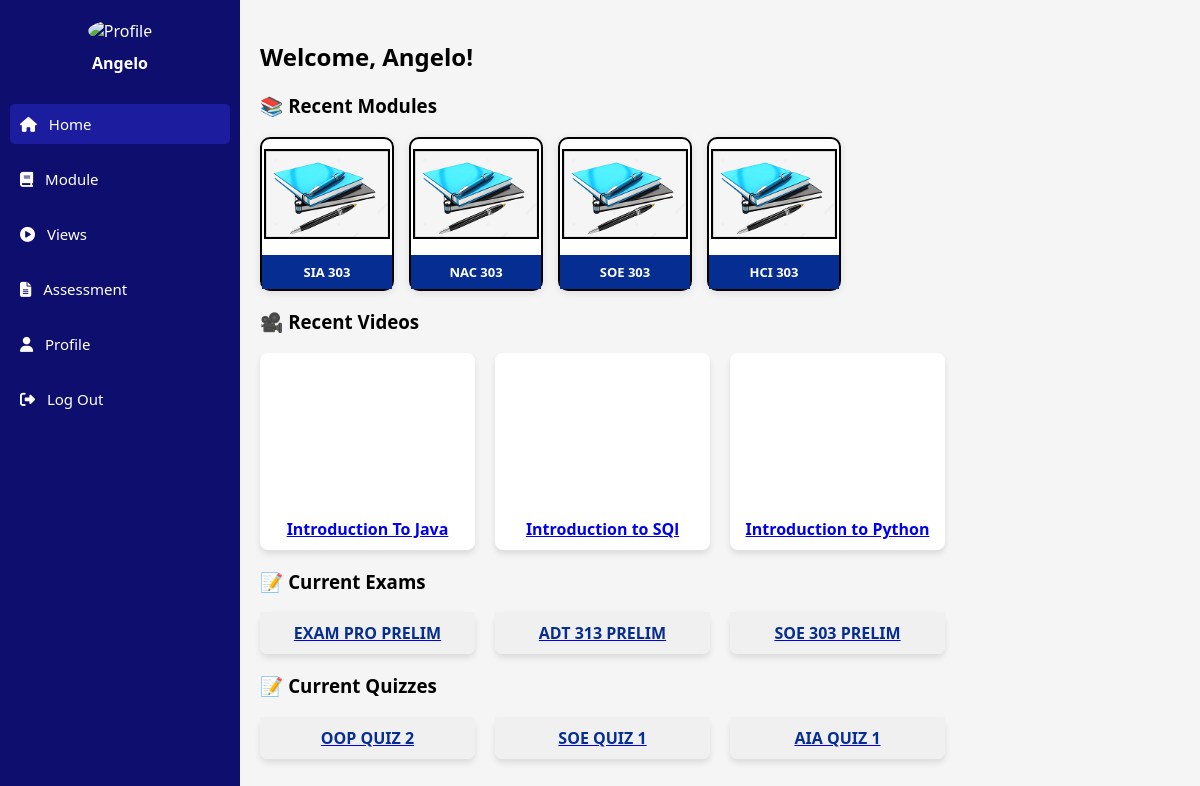
The page /student/dashboard.php (signed in) on the database its author committed.
### tables this page shows
CREATE TABLE `users` (
  `id` int(11) NOT NULL,
  `email` varchar(100) NOT NULL,
  `department` varchar(100) DEFAULT NULL,
  `password` varchar(255) NOT NULL,
  `role` enum('student','teacher','admin') DEFAULT 'student',
  `created_at` timestamp NOT NULL DEFAULT current_timestamp(),
  `status` enum('pending','approved','rejected') DEFAULT 'pending',
  `first_name` varchar(100) DEFAULT NULL,
  `middle_name` varchar(100) DEFAULT NULL,
  `last_name` varchar(100) DEFAULT NULL,
  `suffix_name` varchar(20) DEFAULT NULL,
  `course` varchar(50) DEFAULT NULL,
  `section` varchar(50) DEFAULT NULL,
  `sex` varchar(10) DEFAULT NULL,
  `year` varchar(10) DEFAULT NULL,
  `id_number` varchar(50) DEFAULT NULL,
  `reset_token` varchar(64) DEFAULT NULL,
  `reset_expiry` datetime DEFAULT NULL,
  `otp_code` varchar(10) DEFAULT NULL,
  `otp_expiry` datetime DEFAULT NULL,
  `department_id` int(11) DEFAULT NULL,
  `profile_pic` varchar(255) DEFAULT NULL,
  `otp_purpose` varchar(20) DEFAULT 'register'
);

CREATE TABLE `module_folders` (
  `id` int(11) NOT NULL,
  `folder_name` varchar(255) NOT NULL,
  `course` varchar(255) NOT NULL,
  `year` varchar(255) NOT NULL,
  `sections` text NOT NULL,
  `user_id` int(11) DEFAULT NULL,
  `folder_path` varchar(255) NOT NULL,
  `folder_code` varchar(20) DEFAULT NULL
);

CREATE TABLE `views` (
  `id` int(11) NOT NULL,
  `title` varchar(255) NOT NULL,
  `description` text DEFAULT NULL,
  `category` varchar(100) DEFAULT NULL,
  `video_path` varchar(255) NOT NULL,
  `likes` int(11) DEFAULT 0,
  `created_at` timestamp NOT NULL DEFAULT current_timestamp(),
  `course` varchar(255) NOT NULL
);

CREATE TABLE `exams` (
  `id` int(11) NOT NULL,
  `teacher_id` int(11) NOT NULL,
  `title` varchar(255) NOT NULL,
  `description` text DEFAULT NULL,
  `status` enum('Draft','Published') DEFAULT 'Draft',
  `created_at` timestamp NOT NULL DEFAULT current_timestamp(),
  `course_id` int(11) NOT NULL,
  `section_id` int(11) NOT NULL
);

CREATE TABLE `quizzes` (
  `id` int(11) NOT NULL,
  `teacher_id` int(11) NOT NULL,
  `title` varchar(255) NOT NULL,
  `description` text DEFAULT NULL,
  `status` enum('Draft','Published') DEFAULT 'Draft',
  `created_at` timestamp NOT NULL DEFAULT current_timestamp(),
  `updated_at` timestamp NOT NULL DEFAULT current_timestamp() ON UPDATE current_timestamp(),
  `course_id` int(11) NOT NULL,
  `section_id` int(11) NOT NULL,
  `year_level` varchar(50) DEFAULT NULL
);

### student/dashboard.php (the view, shortened to what this page needs)
<?php
require_once('../includes/db.php');
$student_id = $_SESSION['user_id'];
$student_query = "SELECT first_name, course, section FROM users WHERE id = ?";
$stmt = $conn->prepare($student_query);
$stmt->bind_param("i", $student_id);
$stmt->execute();
$stmt->bind_result($first_name, $course, $section);
$modules_query = "
    SELECT m.folder_name
    FROM module_folders m
    INNER JOIN student_modules sm ON sm.module_folder_id = m.id
    WHERE sm.student_id = ?
";
$modules_stmt = $conn->prepare($modules_query);
$modules_stmt->bind_param("i", $student_id);
$modules_stmt->execute();
$modules_result = $modules_stmt->get_result();
$videos_query = "
    SELECT v.id, v.title, v.video_path AS link
    FROM views v
    WHERE v.course = ?
";
$videos_stmt = $conn->prepare($videos_query);
$videos_stmt->bind_param("s", $course);
$videos_stmt->execute();
$videos_result = $videos_stmt->get_result();
$exams_query = "
    SELECT e.id, e.title
    FROM exams e
    JOIN course_year_section_exam cye ON e.id = cye.exam_id
    WHERE cye.course = ? AND cye.section_name = ?
";
$exams_stmt = $conn->prepare($exams_query);
$exams_stmt->bind_param("ss", $course, $section);
$exams_stmt->execute();
$exams_result = $exams_stmt->get_result();
$quizzes_query = "
    SELECT q.id, q.title
    FROM quizzes q
    JOIN course_year_section_quiz cysq ON q.id = cysq.quiz_id
    WHERE cysq.course = ? AND cysq.section_name = ?
";
$quizzes_stmt = $conn->prepare($quizzes_query);
$quizzes_stmt->bind_param("ss", $course, $section);
$quizzes_stmt->execute();
$quizzes_result = $quizzes_stmt->get_result();
?>
<!DOCTYPE html>
<html lang="en">
<head>
    <link rel="stylesheet" href="../assets/css/student_dashboard.css">
    <link rel="stylesheet" href="https://cdnjs.cloudflare.com/ajax/libs/font-awesome/6.4.0/css/all.min.css">
</head>
<body>
    <div class="dashboard-container">
        <aside class="sidebar">
            <div class="profile-section">
                <img src="../assets/images/profile.png" alt="Profile" class="profile-pic">
                <h4><?= htmlspecialchars($first_name) ?></h4>
            </div>
            <nav class="nav-links">
                <a href="dashboard.php" class="active"><i class="fas fa-home"></i> Home</a>
                <a href="modules.php"><i class="fas fa-book"></i> Module</a>
                <a href="views.php"><i class="fas fa-play-circle"></i> Views</a>
                <a href="assessment.php"><i class="fas fa-file-alt"></i> Assessment</a>
                <a href="profile.php"><i class="fas fa-user"></i> Profile</a>
                <a href="../auth/logout.php"><i class="fas fa-sign-out-alt"></i> Log Out</a>
            </nav>
        </aside>
        <main class="main-content">
            <h2>Welcome, <?= htmlspecialchars($first_name) ?>!</h2>
            <section class="modules-section">
                <h3>📚 Recent Modules</h3>
                <div class="home-module-grid">
                    <?php if ($modules_result->num_rows > 0): ?>
                        <?php while ($row = $modules_result->fetch_assoc()): ?>
                            <div class="module-card">
                                <img src="../assets/images/module_book.png" alt="Module Icon">
                                <div class="module-title"><?= htmlspecialchars($row['folder_name']) ?></div>
                            </div>
                        <?php endwhile; ?>
                    <?php else: ?>
                        <p>No modules assigned yet.</p>
                    <?php endif; ?>
                </div>
            </section>
            <section class="videos-section">
                <h3>🎥 Recent Videos</h3>
                <div class="video-cards-container">
                    <?php if ($videos_result->num_rows > 0): ?>
                        <?php while ($video = $videos_result->fetch_assoc()): ?>
                            <div class="video-card">
                                <a href="view_video.php?id=<?= htmlspecialchars($video['id']) ?>" class="video-link">
                                    <div class="video-thumbnail">
                                        <video muted>
                                            <source src="http://localhost/learnit/uploads/videos/<?= htmlspecialchars($video['link']) ?>" type="video/mp4">
                                        </video>
                                    </div>
                                    <div class="video-title"><?= htmlspecialchars($video['title']) ?></div>
                                </a>
                            </div>
                        <?php endwhile; ?>
                    <?php else: ?>
                        <p>No videos assigned to your course yet.</p>
                    <?php endif; ?>
                </div>
            </section>
            <section class="exams-section">
                <h3>📝 Current Exams</h3>
                <div class="home-exam-grid">
                    <?php if ($exams_result->num_rows > 0): ?>
                        <?php while ($exam = $exams_result->fetch_assoc()): ?>
                            <div class="exam-card">
                                <a href="answer_exam.php?exam_id=<?= $exam['id'] ?>" class="exam-link">
                                    <div class="exam-title"><?= htmlspecialchars($exam['title']) ?></div>
                                </a>
                            </div>
                        <?php endwhile; ?>
                    <?php else: ?>
                        <p>No exams available.</p>
                    <?php endif; ?>
                </div>
            </section>
            <section class="quizzes-section">
                <h3>📝 Current Quizzes</h3>
                <div class="home-quiz-grid">
                    <?php if ($quizzes_result->num_rows > 0): ?>
                        <?php while ($quiz = $quizzes_result->fetch_assoc()): ?>
                            <div class="quiz-card">
                                <a href="answer_quiz.php?quiz_id=<?= $quiz['id'] ?>" class="quiz-link">
                                    <div class="quiz-title"><?= htmlspecialchars($quiz['title']) ?></div>
                                </a>
                            </div>
                        <?php endwhile; ?>
                    <?php else: ?>
                        <p>No quizzes available.</p>
                    <?php endif; ?>
                </div>
            </section>
        </main>
    </div>
</body>
</html>

### assets/css/student_dashboard.css (style rules this page uses)
body { margin: 0; font-family: 'Segoe UI', sans-serif; }
.dashboard-container { display: flex; height: 100vh; }
.sidebar { background-color: #0e0e6e; color: white; width: 220px; padding: 20px 10px; display: flex; flex-direction: column; }
.profile-section { text-align: center; margin-bottom: 30px; }
.profile-pic { width: 70px; height: 70px; border-radius: 50%; margin-bottom: 10px; }
.profile-section h4 { font-size: 16px; margin: 0; }
.nav-links { display: flex; flex-direction: column; gap: 15px; }
.nav-links a { color: white; text-decoration: none; font-size: 15px; padding: 10px; border-radius: 5px; transition: background-color 0.2s ease; }
.nav-links a:hover, .nav-links a.active { background-color: #1c1c9e; }
.nav-links i { margin-right: 8px; }
.main-content { flex: 1; padding: 20px; overflow-y: auto; background: #f5f5f5; }
.home-module-grid { display: flex; gap: 15px; flex-wrap: wrap; margin-top: 10px; }
.module-card { width: 130px; height: 150px; border: 2px solid black; border-radius: 10px; text-align: center; background-color: white; box-shadow: 0 2px 8px rgba(0,0,0,0.1); display: flex; flex-direction: column; justify-content: space-between; }
.module-card img { height: 90px; margin: 10px auto 0; }
.module-title { background-color: #062D91; color: white; padding: 8px; font-weight: bold; font-size: 13px; text-transform: uppercase; }

### student/dashboard.php (style rules this page uses)
.video-cards-container, .home-exam-grid, .home-quiz-grid { display: grid; grid-template-columns: repeat(auto-fill, minmax(200px, 1fr)); gap: 20px; }
.video-card, .exam-card, .quiz-card { background-color: white; border-radius: 8px; box-shadow: 0 4px 6px rgba(0, 0, 0, 0.1); transition: transform 0.3s ease; cursor: pointer; text-align: center; }
.video-thumbnail video, .exam-card img, .quiz-card img { width: 100%; height: 150px; object-fit: cover; border-radius: 8px 8px 0 0; }
.video-title, .exam-title, .quiz-title { padding: 10px; font-weight: bold; }
.exam-card, .quiz-card { background-color: white; border-radius: 8px; box-shadow: 0 4px 6px rgba(0, 0, 0, 0.1); transition: transform 0.3s ease; cursor: pointer; text-align: center; }
.exam-title, .quiz-title { padding: 10px; font-weight: bold; color: #062D91; background-color: #f0f0f0; border-radius: 0 0 8px 8px; }

### rows shown on the page
users: first_name "Angelo"
module_folders: folder_name "SIA 303"
module_folders: folder_name "NAC 303"
module_folders: folder_name "SOE 303"
module_folders: folder_name "HCI 303"
views: title "Introduction To Java"
views: title "Introduction to SQl"
views: title "Introduction to Python"
exams: title "EXAM PRO PRELIM"
exams: title "ADT 313 PRELIM"
exams: title "SOE 303 PRELIM"
quizzes: title "OOP QUIZ 2"
quizzes: title "SOE QUIZ 1"
quizzes: title "AIA QUIZ 1"
